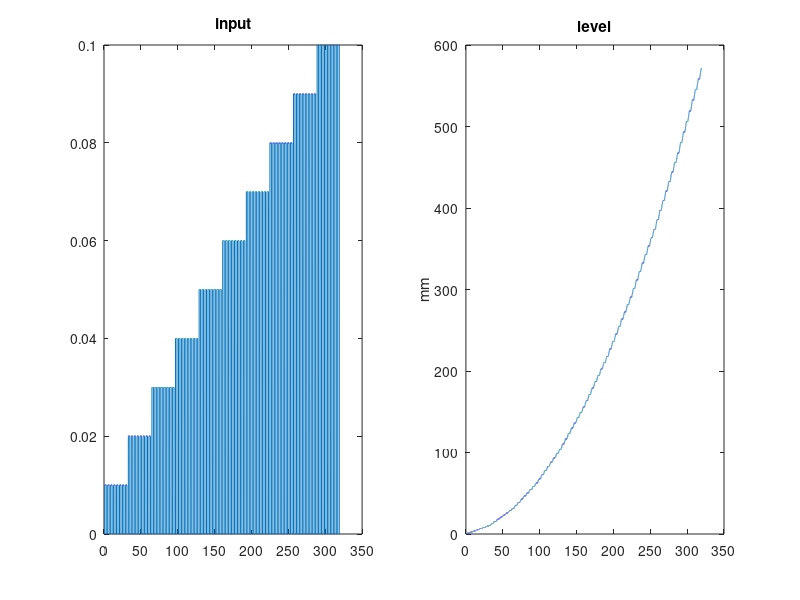

Write MATLAB code to recreate this figure. (Note: this script raises an error after producing the figure.)
clear all
%%
% control the valves
% ValvesVecClosed = [LeakX1 x1x3Valve LeakX3 x3x2Valve LeakX2] % 1 means closed
% ValvesVecClosed = [1 1 1 1 1];
% ValveLD_close = ValvesVecClosed(1);
% ValveLM_close = ValvesVecClosed(2);
% ValveMD_close = ValvesVecClosed(3);
% ValveMR_close = ValvesVecClosed(4);
% ValveRD_close = ValvesVecClosed(5);
% ValveLD_open = double(~ValvesVecClosed(1));
% ValveLM_open = double(~ValvesVecClosed(2));
% ValveMD_open = double(~ValvesVecClosed(3));
% ValveMR_open = double(~ValvesVecClosed(4));
% ValveRD_open = double(~ValvesVecClosed(5));
% 
% save('RL_TTS3_Controller_Blank.mat','ValveLD_close','ValveLM_close',...
%     'ValveMD_close','ValveMR_close','ValveRD_close','ValveLD_open',...
%     'ValveLM_open','ValveMD_open','ValveMR_open','ValveRD_open','-append');
% 
% clear
% load('RL_TTS3_Controller_Blank.mat')

%% pump input
clc
% assume experiment is 5 min
Ts= 0.01; % sampling time
f = 1/4; % frequency
mag = 0.01:0.01:0.1; % nr of different amplitudes
periods = 8; % nr of periods each magnitude occurs
t = 0:Ts:size(mag,2)*periods/f; % duration time

% creat blog signal with frequency
data1 = max(0,sign(sin(2*pi*f*t-0.5*pi))); 

% add a ramp to the input signal
data1 = data1 .*[0 repelem(mag,periods/(f*Ts))];
  
% plotting
subplot(1,2,1);
plot(t,data1); title('input')
subplot(1,2,2); plot(t,cumsum(data1)*0.01/0.0154); title('level'); ylabel('mm');yline(600); 

% total tank height
trapz(t,data1/0.0154)

%% making inputs for experiment
t2 = 0:Ts:max(t)*3;
data2 = [data1 data1(2:end)*0 fliplr(data1(2:end))];

subplot(1,2,1);
plot(t2,data2); title('input')
subplot(1,2,2); plot(t2,cumsum(data2)*0.01/0.0154); title('level'); ylabel('mm');yline(600); 

% vectors for the valves
ValveVec = [ones(1,size(t,2)) zeros(1,size(t,2)-1) ones(1,size(t,2)-1)];
Valves_Vector = ValveVec==0; % 1 means open
return
SetPump_vector = timeseries(data1,t);
SetValves_vector = timeseries(Valves_Vector(1:32001),t);

% save('RL_TTS3_Controller_Blank.mat','ValveLD_close_Vector','ValveLM_close_Vector',...
%     'ValveMD_close_Vector','ValveMR_close_Vector','ValveRD_close_Vector',...
%     'ValveLD_open_vector','ValveLM_open_vector','ValveMD_open_vector',...
%     'ValveMR_open_vector','ValveRD_open_vector','-append');
% delete('ToRemoteLabs.zip')
% zip('ToRemoteLabs',{'RL_TTS3_Controller_Blank.mat','RL_TTS3_Controller_Blank.slx'});
% s=dir('ToRemoteLabs.zip').bytes/1000
% % s=dir('ToRemoteLabs.zip')
% clearvars
% load('RL_TTS3_Controller_Blank.mat')

%% store to zip file
delete('ToRemoteLabs1.zip')
delete('RL_TTS3_Controller_Blank.mat')
save('RL_TTS3_Controller_Blank.mat','SetPump_vector','Ts','SetValves_vector')

zip('ToRemoteLabs1',{'RL_TTS3_Controller_Blank.mat','RL_TTS3_Controller_Blank.slx'});
kB=dir('ToRemoteLabs1.zip').bytes/1000

